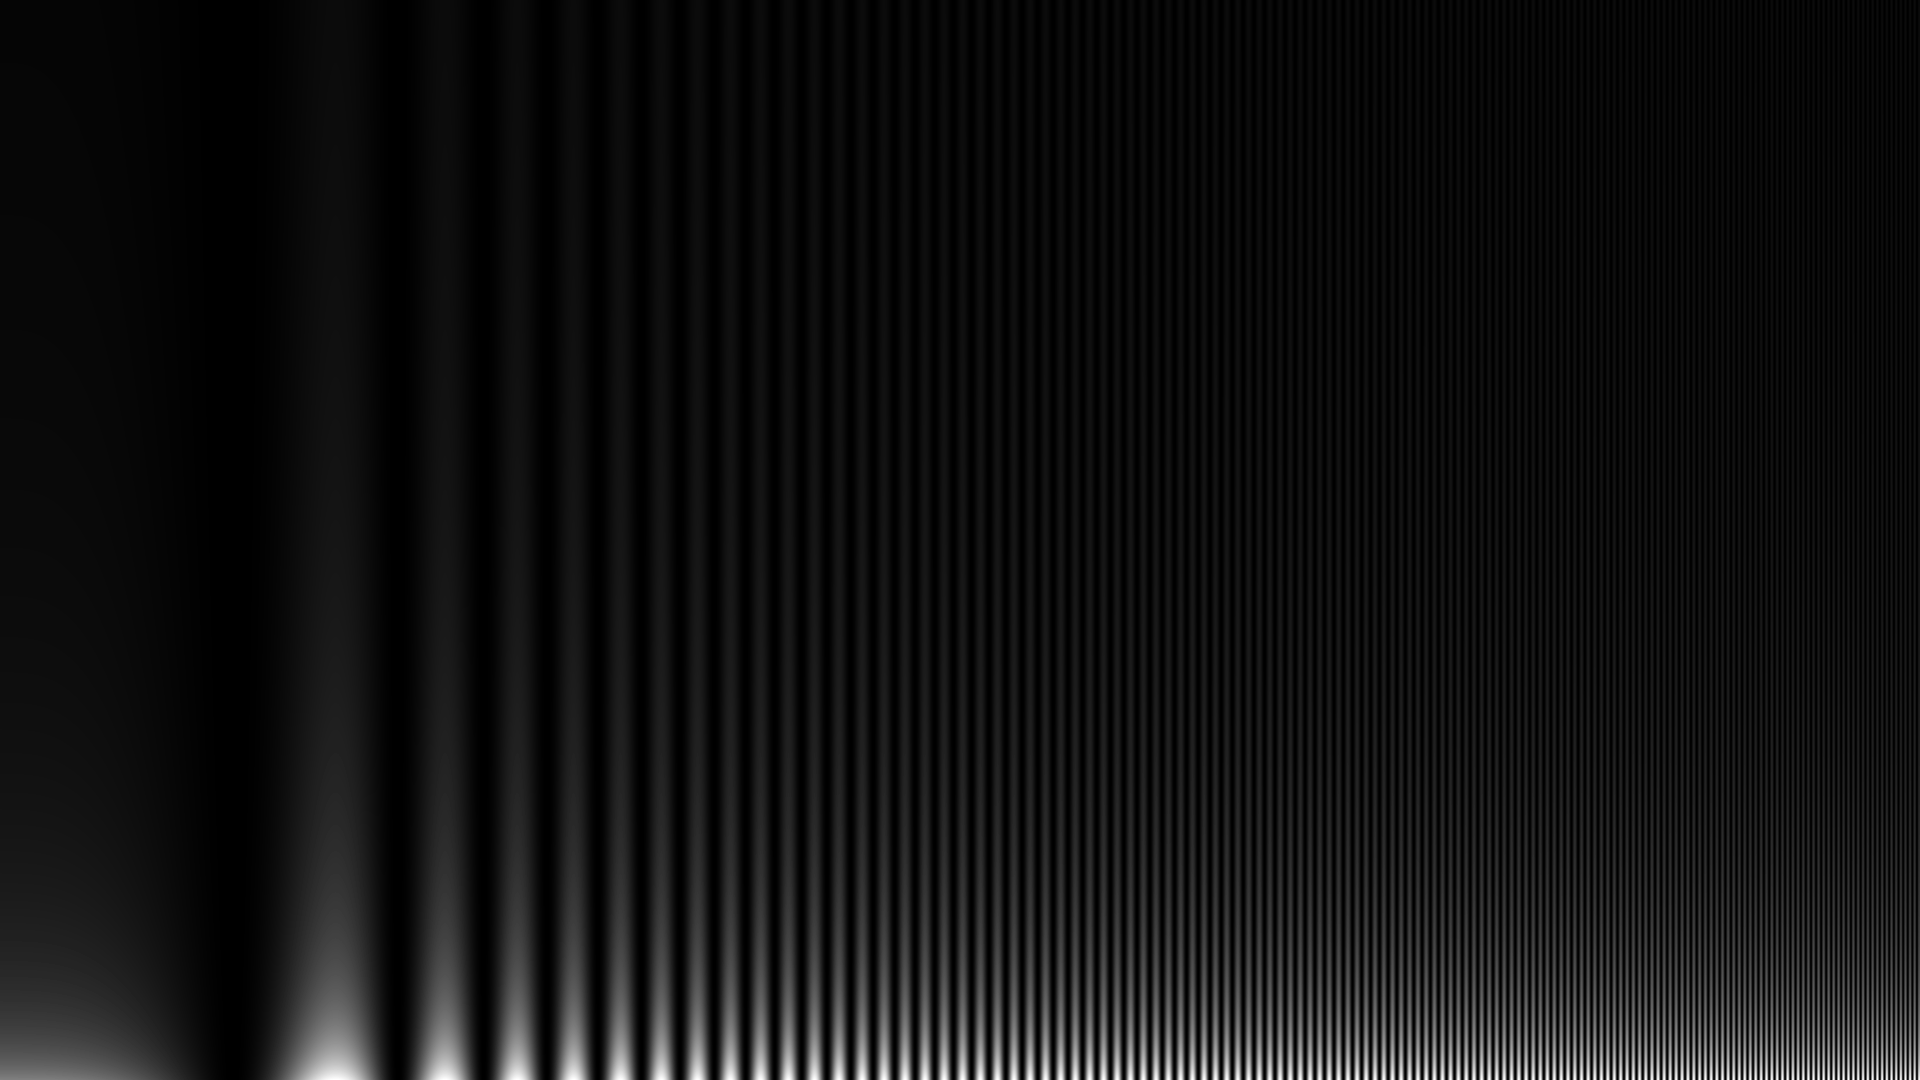

Python code for this plot:
import numpy as np
import matplotlib.pyplot as plt

def generate_cosine_art(width=800, height=600, frequency_scaling=0.01, filename='CSF3.png'):
    """
    Generates and saves an image of a cosine function with variable frequency and amplitude.

    Args:
        width (int): The width of the image in pixels.
        height (int): The height of the image in pixels.
        frequency_scaling (float): A factor to control the frequency change.
        filename (str): The name of the file to save the image to.
    """
    # Create a grid of (X, Y) coordinates
    x = np.linspace(0, width/2, width)
    y = np.linspace(height-1, 0, height)
    #x = np.log(x+1)
    #y = np.exp(1/(x+1))
    y = 1/(y/50+1)
    #y = np.log(y/10000+1)
    X, Y = np.meshgrid(x, y)

    # Calculate the Z values based on the cosine function
    # Amplitude is proportional to Y
    # Frequency changes with X (phase is proportional to X^2)
    Z = Y * (1-np.sin(frequency_scaling * X**3))

    # Create the plot
    plt.figure(figsize=(width / 100, height / 100), dpi=100)
    
    # Use imshow to display the 2D array as an image.
    # 'gray' colormap gives a nice black and white effect.
    plt.imshow(Z, cmap='gray', origin='upper')

    # Remove axes and ticks for a clean image
    plt.axis('off')
    
    # Adjust layout to prevent any borders
    plt.tight_layout(pad=0)

    # Save the figure
    plt.savefig(filename)
    plt.close()
    print(f"Image saved as {filename}")

if __name__ == '__main__':
    # You can change the parameters here to get different results
    generate_cosine_art(width=1920, height=1080, frequency_scaling=0.000001)
